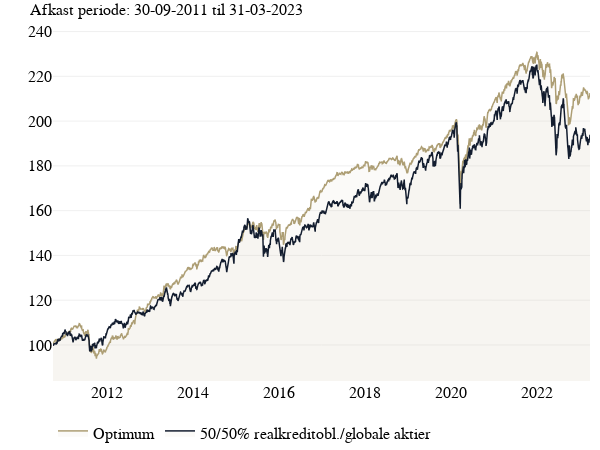
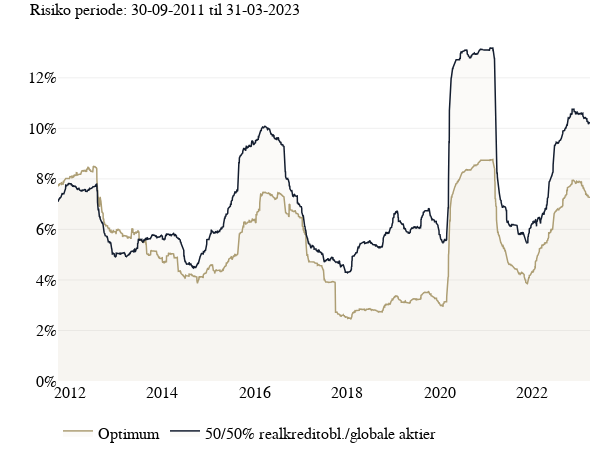

Notebook cell for these charts, in order:
### Code cell
def kurserplot(FigurNavn, DatoSoejle, ArthaFond, FondsNavn, BMFond, BMNavn, StdFond, StdBM):
    
    fig = go.Figure()
    fig.add_trace(go.Scatter(x=DatoSoejle, y=ArthaFond, mode='lines', line_color='#AD9E74', line_width=1.5, name=FondsNavn, fill= 'tozeroy', fillcolor='rgba(173, 158, 116, 0.05)'))
    fig.add_trace(go.Scatter(x=DatoSoejle, y=BMFond, mode='lines', line_color='#131D2F', line_width=1.5, name=BMNavn, fill= 'tozeroy', fillcolor='rgba(173, 158, 116, 0.05)'))
    fig.update_xaxes(title_text='', showgrid=False)

    ymax = max([ArthaFond.max(), BMFond.max()]) + 10
    ymin = min([ArthaFond.min(), BMFond.min()]) - 10

    fig.update_yaxes(title_text='', range=[ymin, ymax], gridcolor="#F0F0F0")

    fig.update_layout(
    plot_bgcolor="white",
    font_color="black",
    title=dict(text = "Afkast periode: " + DatoSoejle.iloc[365].strftime("%d-%m-%Y") + " til " + DatoSoejle.iloc[-1].strftime("%d-%m-%Y"), font=dict(size=16)),
    xaxis_range=[DatoSoejle.iloc[0], DatoSoejle.iloc[-1]],
    margin=dict(t=30,l=0,b=10,r=10),
    width=600,
    height=450,
    #xaxis=dict(tickformat="%Y"),
    font_family="Grandview",
    font = dict(
        size = 16
    ),
    legend=dict(
    orientation="h"
    )
    )
    fig.show()
    
    fig2 = go.Figure()
    fig2.add_trace(go.Scatter(x=DatoSoejle, y=StdFond, mode='lines', line_color='#AD9E74',
                     line_width=1.5, name=FondsNavn, fill= 'tozeroy', fillcolor='rgba(173, 158, 116, 0.05)'))
    fig2.add_trace(go.Scatter(x=DatoSoejle, y=StdBM, mode='lines', line_color='#131D2F',
                     line_width=1.5, name=BMNavn, fill= 'tozeroy', fillcolor='rgba(173, 158, 116, 0.05)'))
    fig2.update_xaxes(title_text='', showgrid=False)
    fig2.update_yaxes(title_text='', gridcolor="#F0F0F0")
    fig2.update_layout(
        plot_bgcolor="white",
        font_color="black",
        #title=dict(text = "Risiko periode: " + str(DatoSoejle.iloc[365])[0:7] + " til " + (datetime.datetime.now() - datetime.timedelta(weeks=4)).strftime("%d-%m-%Y"), font=dict(size=16)),
        title=dict(text = "Risiko periode: " + DatoSoejle.iloc[365].strftime("%d-%m-%Y") + " til " + DatoSoejle.iloc[-1].strftime("%d-%m-%Y"), font=dict(size=16)),
        xaxis_range=[DatoSoejle.iloc[365], DatoSoejle.iloc[-1]],
        yaxis_tickformat = '.0%',margin=dict(t=30,l=0,b=10,r=10),
        #xaxis=dict(tickformat="%Y"),
        width=600,
        height=450,
        font_family="Grandview",
        font = dict(
            size = 16
        ),
        legend=dict(
        orientation="h"
    )
    )
    fig2.show()

now = datetime.datetime.now().date()
eop = now.replace(day=1)
eop = str(eop)

FiftyFifty = FiftyFifty[FiftyFifty['Dato'] < eop]


kurserplot("OptimumGraf", FiftyFifty['Dato'], FiftyFifty['OptimumIndeks'], "Optimum", FiftyFifty['Indeks 100'], "50/50% realkreditobl./globale aktier", FiftyFifty['Optimum Std'], FiftyFifty['Benchmark Std'])

### Figure 1 — Plotly figure (JSON) as saved in the notebook; plotly's stock layout.template omitted (floating-point values rounded to 4 significant figures; data arrays with more than 128 entries replaced by an {"elided": "..."} marker saying what was removed)
{"data": [{"fill": "tozeroy", "fillcolor": "rgba(173, 158, 116, 0.05)", "line": {"color": "#AD9E74", "width": 1.5}, "mode": "lines", "name": "Optimum", "type": "scatter", "x": {"elided": "4566 str values"}, "y": {"elided": "4566 float values"}}, {"fill": "tozeroy", "fillcolor": "rgba(173, 158, 116, 0.05)", "line": {"color": "#131D2F", "width": 1.5}, "mode": "lines", "name": "50/50% realkreditobl./globale aktier", "type": "scatter", "x": {"elided": "4566 str values"}, "y": {"elided": "4566 float values"}}], "layout": {"font": {"color": "black", "family": "Grandview", "size": 16}, "height": 450, "legend": {"orientation": "h"}, "margin": {"b": 10, "l": 0, "r": 10, "t": 30}, "plot_bgcolor": "white", "title": {"font": {"size": 16}, "text": "Afkast periode: 30-09-2011 til 31-03-2023"}, "width": 600, "xaxis": {"range": ["2010-09-30T00:00:00", "2023-03-31T00:00:00"], "showgrid": false, "title": {"text": ""}}, "yaxis": {"gridcolor": "#F0F0F0", "range": [83.9, 240.7], "title": {"text": ""}}}}

### Figure 2 — Plotly figure (JSON) as saved in the notebook; plotly's stock layout.template omitted (floating-point values rounded to 4 significant figures; data arrays with more than 128 entries replaced by an {"elided": "..."} marker saying what was removed)
{"data": [{"fill": "tozeroy", "fillcolor": "rgba(173, 158, 116, 0.05)", "line": {"color": "#AD9E74", "width": 1.5}, "mode": "lines", "name": "Optimum", "type": "scatter", "x": {"elided": "4566 str values"}, "y": {"elided": "4566 float values"}}, {"fill": "tozeroy", "fillcolor": "rgba(173, 158, 116, 0.05)", "line": {"color": "#131D2F", "width": 1.5}, "mode": "lines", "name": "50/50% realkreditobl./globale aktier", "type": "scatter", "x": {"elided": "4566 str values"}, "y": {"elided": "4566 float values"}}], "layout": {"font": {"color": "black", "family": "Grandview", "size": 16}, "height": 450, "legend": {"orientation": "h"}, "margin": {"b": 10, "l": 0, "r": 10, "t": 30}, "plot_bgcolor": "white", "title": {"font": {"size": 16}, "text": "Risiko periode: 30-09-2011 til 31-03-2023"}, "width": 600, "xaxis": {"range": ["2011-09-30T00:00:00", "2023-03-31T00:00:00"], "showgrid": false, "title": {"text": ""}}, "yaxis": {"gridcolor": "#F0F0F0", "tickformat": ".0%", "title": {"text": ""}}}}
